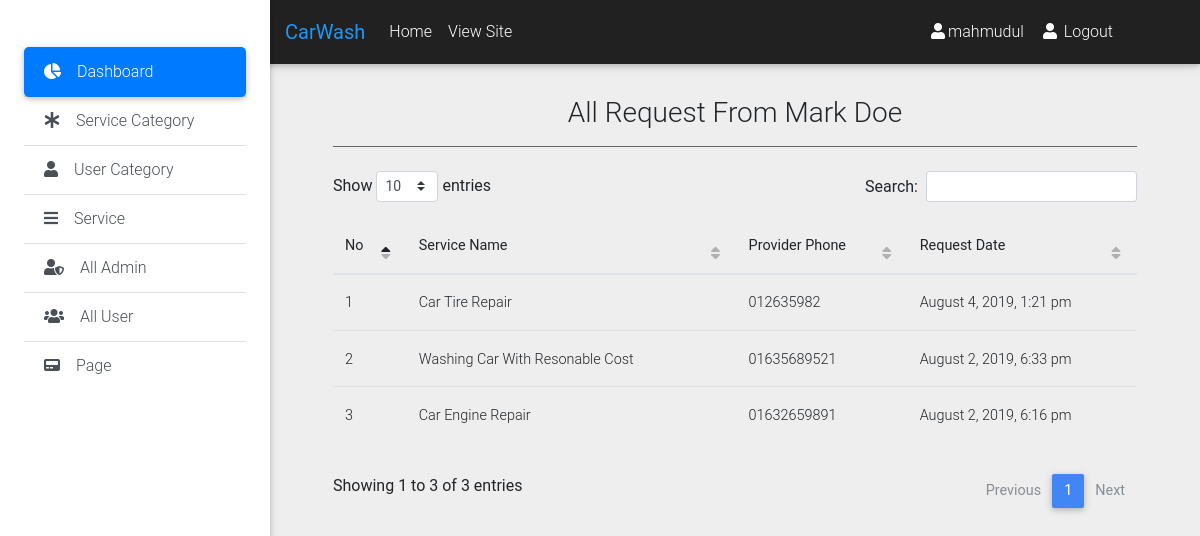
Screenshot of /admin/user_request.php?id=16&user_name=Mark Doe (signed in) with the database file from the repository.
### tables this page shows
CREATE TABLE `requests` (
  `id` int(10) UNSIGNED NOT NULL,
  `provider_id` int(10) UNSIGNED NOT NULL,
  `service_id` int(10) UNSIGNED NOT NULL,
  `user_id` int(10) UNSIGNED NOT NULL,
  `date` timestamp NOT NULL DEFAULT CURRENT_TIMESTAMP
);

CREATE TABLE `services` (
  `id` int(11) UNSIGNED NOT NULL,
  `name` varchar(150) NOT NULL,
  `location` varchar(150) NOT NULL,
  `phone` varchar(15) NOT NULL,
  `category_id` int(10) UNSIGNED NOT NULL,
  `user_id` int(10) UNSIGNED NOT NULL,
  `description` text NOT NULL,
  `price` varchar(20) NOT NULL,
  `image` varchar(255) NOT NULL,
  `date` timestamp NOT NULL DEFAULT CURRENT_TIMESTAMP
);

### classes/Request.php (called while the page is built, shortened)
<?php
	$filepath=realpath(dirname(__FILE__));
	include_once ($filepath.'/../lib/Database.php');
	include_once ($filepath.'/../helpers/Format.php') ;
?>
<?php
class Request
{
	private $db;
    private $fm;
	function __construct(){
		$this->db=new Database();
	  	$this->fm=new Format();
	}
	public function getAllRequestForUser($id = null){
		if($id == null){
			if (isset($_COOKIE['user'])) {
				$data = unserialize($_COOKIE['user']);
				$id = $data['id'];
			}
			$user_id = (Session::get('userId') !== false) ? Session::get('userId') : $id;
		}else{
			$user_id=$this->fm->validation($id);
       		$user_id=mysqli_real_escape_string($this->db->link,$user_id);
		}
		$query="SELECT requests.id as request_id,
				requests.date as request_date,
				users.full_name as user_name,
				users.email as email,
				users.phone as phone,
				users.id as user_id,
				services.name as service_name,
				services.phone as service_phone,
				services.id as service_id
				FROM requests
				INNER JOIN services
				on requests.service_id = services.id
				INNER JOIN users
				on requests.user_id = users.id
				WHERE requests.user_id = '$user_id'
				order by requests.id desc";
   		$result=$this->db->select($query);
   		return $result;
	}
}
?>

### lib/Database.php (called while the page is built, shortened)
<?php
    Class Database{
     public $host   = DB_HOST;
     public $user   = DB_USER;
     public $pass   = DB_PASS;
     public $dbname = DB_NAME;
     public $link;
    private function connectDB(){
     $this->link = new mysqli($this->host, $this->user, $this->pass,
      $this->dbname);
     }
    public function select($query){
      $result = $this->link->query($query) or
       die($this->link->error.__LINE__);
      if($result->num_rows > 0){
        return $result;
      } else {
        return false;
      }
     }
    }

### helpers/Format.php (called while the page is built, shortened)
<?php
class Format
{
	public function formatDate($date){
        return date('F j, Y, g:i a', strtotime($date));
    }
    public function validation($data){
        $data = trim($data);
        $data = stripcslashes($data);
        $data = htmlspecialchars($data);
        return $data;
    }
}
?>

### admin/user_request.php (the view)
	<?php include 'inc/header.php'; ?>
	<?php include 'inc/top_nav.php'; ?>
	<?php include 'inc/side_nav.php'; ?>
<?php
	if((!isset($_GET['id']) or $_GET['id']==NULL) && (!isset($_GET['user_name']) or $_GET['user_name']==NULL)){
		$fm->redirect('all_user.php');
	}else{
		$id=$_GET['id'];
		$userName=$_GET['user_name'];
	}
?>
<main class="pt-5 mx-lg-5">
	<div class="container">
		<div class="row">
			<div class="col-md-12 mt-5">
				<h3 class="text-center">All Request From <?php echo $userName; ?></h3>
				<hr class="hr-dark">
					<table id="dtBasicExample"  class="table table-hover table-inverse">
						<thead>
							<tr>
								<th>No</th>
								<th>Service Name</th>
								<th>Provider Phone</th>
								<th>Request Date</th>
							</tr>
						</thead>
						<tbody>
							<?php
							$result = $request->getAllRequestForUser($id);
							$i = 0;
							if($result){
								while($value = $result->fetch_assoc()){
								$i++;
								?>
							<tr>
								<td><?php echo $i; ?></td>
								<td><?php echo $value['service_name']; ?></td>
								<td><?php echo $value['service_phone']; ?></td>
								<td><?php echo $fm->formatDate($value['request_date']); ?></td>
							</tr>
							<?php } } ?>
						</tbody>
					</table>
			</div>
		</div>
	</div>
</main>
	<?php include 'inc/footer.php'; ?>

### rows the page displays
requests: service.name "Car Tire Repair", service.phone "012635982", date "August 4, 2019, 1:21 pm"
requests: service.name "Washing Car With Resonable Cost", service.phone "01635689521", date "August 2, 2019, 6:33 pm"
requests: service.name "Car Engine Repair", service.phone "01632659891", date "August 2, 2019, 6:16 pm"

### other values shown
APPNAME "CarWash"
Session::get('adminName') "mahmudul"
$userName "Mark Doe"
